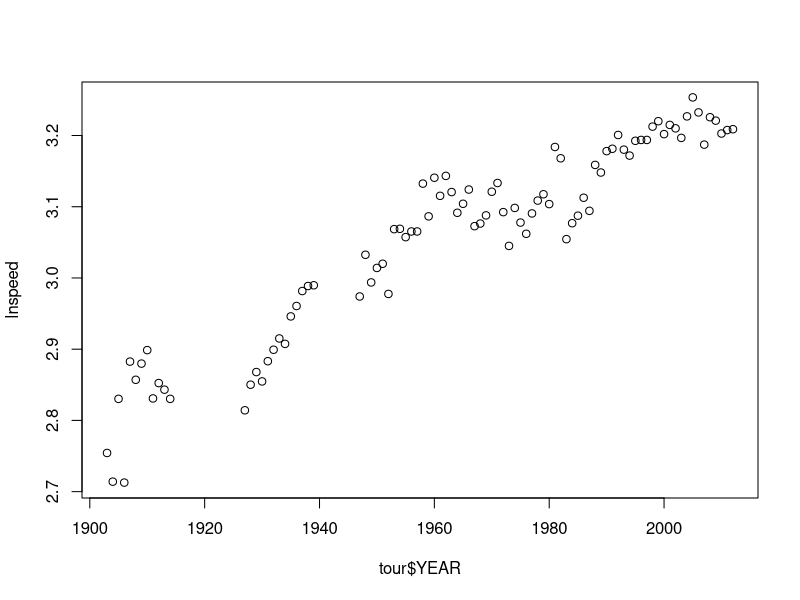
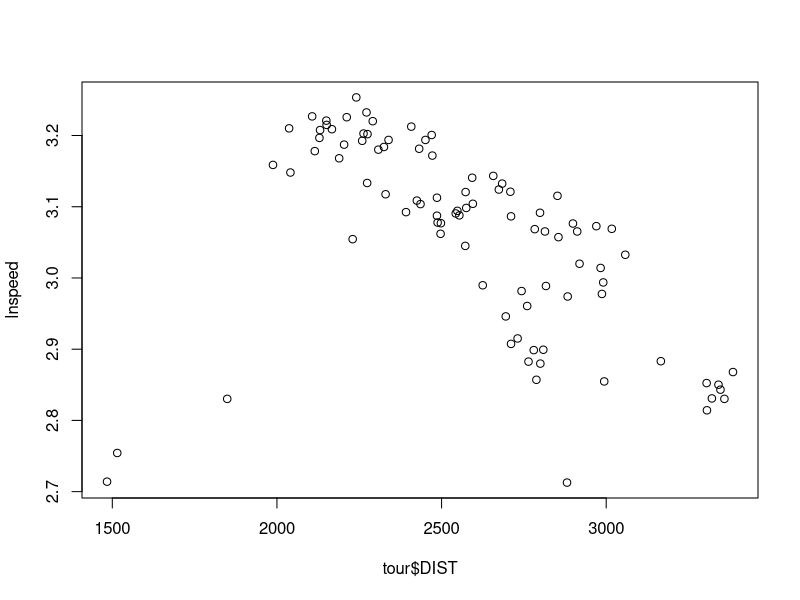
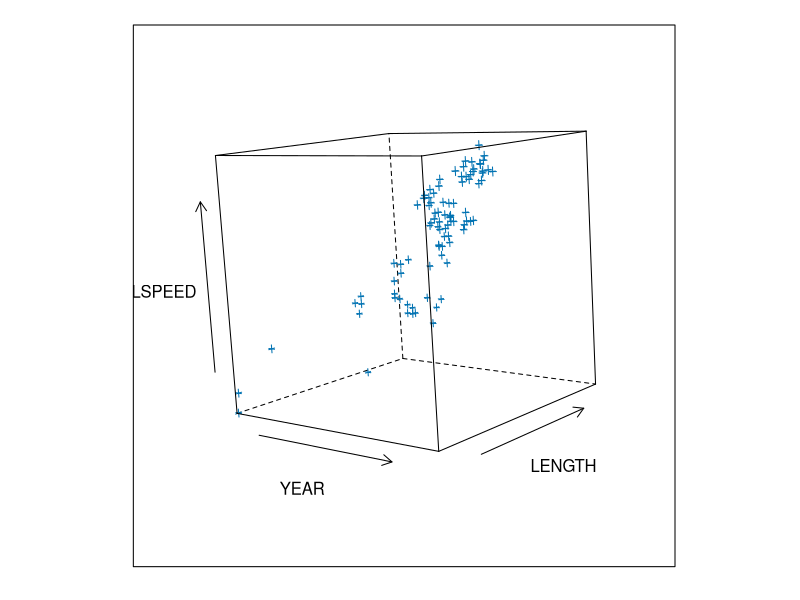
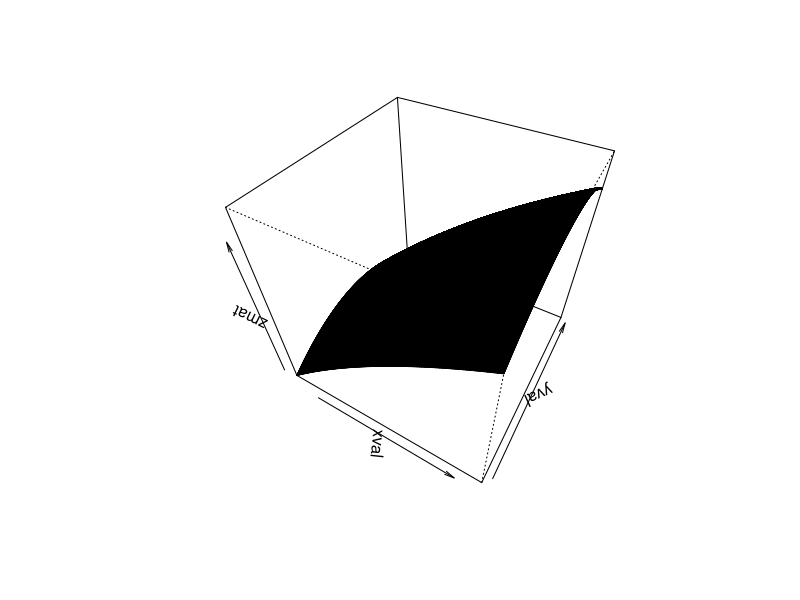

The R script that drew these images, in order:

tour <- read.csv("tourdefranceclean_WWI.csv", header= T) 
lnspeed<-log(tour$SPEED)
DIST2 <- tour$DIST*tour$DIST
Y2 = tour$YEAR*tour$YEAR
Y3 = (tour$YEAR)^3
DISTY = tour$DIST * tour$YEAR
plot(tour$YEAR, lnspeed)
plot(tour$DIST, lnspeed)

lmmod <- lm(formula = lnspeed ~ tour$YEAR + Y2 + tour$DIST + DIST2 , data = tour)
#scatter plot of the data
library(lattice)
YEAR = tour$YEAR
LENGTH = tour$DIST
LSPEED = lnspeed
cloud(LSPEED ~ YEAR * LENGTH , data = tour, screen = list(z = -200, x = -100, y = -200))
#here is the estimated regression function from lmmod
f <- function(x,y){ 
value <- -41.4 + .04121*x  -.000009573*x^2 + .0004098*y - .00000008263*y^2
return(value)
}
xval = c(seq(1903,2012,1))
yval = c(seq(1400,3500, 1))
pairs = expand.grid(xval, yval)
zval =f(pairs[,1], pairs[,2])
zmat = matrix(zval, 110, 2101)
persp(xval, yval, zmat, theta = 30, phi = 45) # better angle of view


